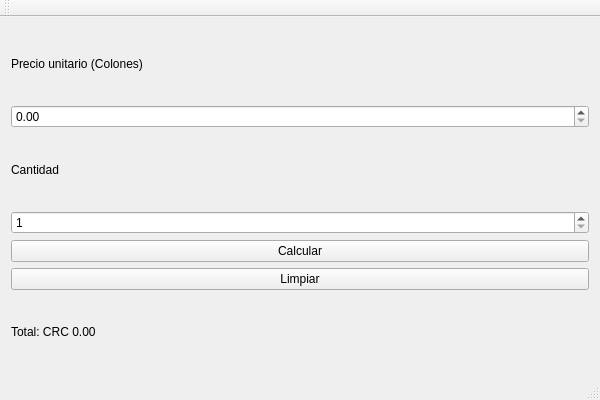
<?xml version="1.0" encoding="UTF-8"?>
<ui version="4.0">
 <class>Lab6Class</class>
 <widget class="QMainWindow" name="Lab6Class">
  <property name="geometry">
   <rect>
    <x>0</x>
    <y>0</y>
    <width>600</width>
    <height>400</height>
   </rect>
  </property>
  <property name="windowTitle">
   <string>Lab6</string>
  </property>
  <widget class="QWidget" name="centralWidget">
   <layout class="QVBoxLayout" name="verticalLayout">
    <item>
     <widget class="QLabel" name="lblPrecio">
      <property name="text">
       <string>Precio unitario (Colones)</string>
      </property>
     </widget>
    </item>
    <item>
     <widget class="QDoubleSpinBox" name="spnPrecio">
      <property name="maximum">
       <double>1000000.000000000000000</double>
      </property>
      <property name="singleStep">
       <double>100.000000000000000</double>
      </property>
     </widget>
    </item>
    <item>
     <widget class="QLabel" name="lblCantidad">
      <property name="text">
       <string>Cantidad</string>
      </property>
     </widget>
    </item>
    <item>
     <widget class="QSpinBox" name="spnCantidad">
      <property name="minimum">
       <number>1</number>
      </property>
      <property name="maximum">
       <number>1000</number>
      </property>
     </widget>
    </item>
    <item>
     <widget class="QPushButton" name="btnCalcular">
      <property name="text">
       <string>Calcular</string>
      </property>
     </widget>
    </item>
    <item>
     <widget class="QPushButton" name="btnLimpiar">
      <property name="text">
       <string>Limpiar</string>
      </property>
     </widget>
    </item>
    <item>
     <widget class="QLabel" name="lblTotal">
      <property name="text">
       <string>Total: CRC 0.00</string>
      </property>
     </widget>
    </item>
   </layout>
  </widget>
  <widget class="QMenuBar" name="menuBar">
   <property name="geometry">
    <rect>
     <x>0</x>
     <y>0</y>
     <width>600</width>
     <height>21</height>
    </rect>
   </property>
  </widget>
  <widget class="QToolBar" name="mainToolBar">
   <attribute name="toolBarArea">
    <enum>TopToolBarArea</enum>
   </attribute>
   <attribute name="toolBarBreak">
    <bool>false</bool>
   </attribute>
  </widget>
  <widget class="QStatusBar" name="statusBar"/>
 </widget>
 <layoutdefault spacing="6" margin="11"/>
 <resources>
  <include location="Lab6.qrc"/>
 </resources>
 <connections/>
</ui>
